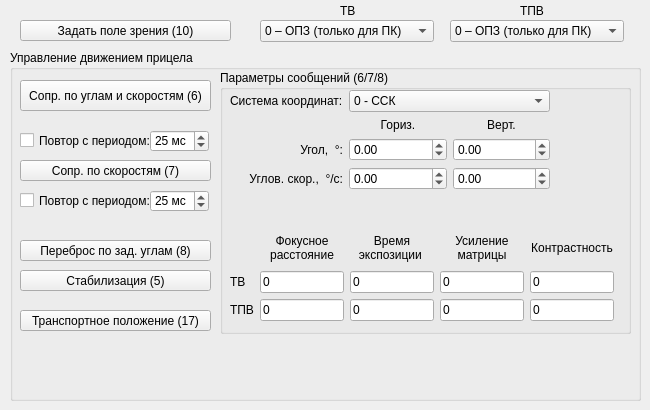
       <widget class="QWidget" name="tab">
        <attribute name="title">
         <string>Работа</string>
        </attribute>
        <widget class="QGroupBox" name="groupBox_Message6_7_8">
         <property name="geometry">
          <rect>
           <x>10</x>
           <y>50</y>
           <width>631</width>
           <height>351</height>
          </rect>
         </property>
         <property name="title">
          <string>Управление движением прицела</string>
         </property>
         <widget class="QPushButton" name="sendMessageButton_8">
          <property name="geometry">
           <rect>
            <x>10</x>
            <y>190</y>
            <width>191</width>
            <height>21</height>
           </rect>
          </property>
          <property name="text">
           <string>Переброс по зад. углам (8)</string>
          </property>
         </widget>
         <widget class="QPushButton" name="sendMessageButton_7">
          <property name="geometry">
           <rect>
            <x>10</x>
            <y>110</y>
            <width>191</width>
            <height>21</height>
           </rect>
          </property>
          <property name="text">
           <string>Сопр. по скоростям (7)</string>
          </property>
         </widget>
         <widget class="QPushButton" name="sendMessageButton_6">
          <property name="geometry">
           <rect>
            <x>10</x>
            <y>30</y>
            <width>191</width>
            <height>31</height>
           </rect>
          </property>
          <property name="text">
           <string>Сопр. по углам и скоростям (6)</string>
          </property>
         </widget>
         <widget class="QGroupBox" name="groupBox_11">
          <property name="geometry">
           <rect>
            <x>210</x>
            <y>20</y>
            <width>411</width>
            <height>264</height>
           </rect>
          </property>
          <property name="title">
           <string>Параметры сообщений (6/7/8)</string>
          </property>
          <widget class="QWidget" name="layoutWidget_2">
           <property name="geometry">
            <rect>
             <x>10</x>
             <y>20</y>
             <width>320</width>
             <height>100</height>
            </rect>
           </property>
           <layout class="QGridLayout" name="gridLayout">
            <item row="2" column="2">
             <widget class="QDoubleSpinBox" name="doubleSpinBoxVertAngle">
              <property name="decimals">
               <number>2</number>
              </property>
              <property name="minimum">
               <double>-360.000000000000000</double>
              </property>
              <property name="maximum">
               <double>360.000000000000000</double>
              </property>
              <property name="value">
               <double>0.000000000000000</double>
              </property>
             </widget>
            </item>
            <item row="3" column="2">
             <widget class="QDoubleSpinBox" name="doubleSpinBoxVertAngularVelocity">
              <property name="minimum">
               <double>-180.000000000000000</double>
              </property>
              <property name="maximum">
               <double>179.990000000000009</double>
              </property>
             </widget>
            </item>
            <item row="3" column="1">
             <widget class="QDoubleSpinBox" name="doubleSpinBoxHorAngularVelocity">
              <property name="minimum">
               <double>-180.000000000000000</double>
              </property>
              <property name="maximum">
               <double>179.990000000000009</double>
              </property>
             </widget>
            </item>
            <item row="2" column="1">
             <widget class="QDoubleSpinBox" name="doubleSpinBoxHorAngle">
              <property name="decimals">
               <number>2</number>
              </property>
              <property name="minimum">
               <double>-360.000000000000000</double>
              </property>
              <property name="maximum">
               <double>360.000000000000000</double>
              </property>
              <property name="value">
               <double>0.000000000000000</double>
              </property>
             </widget>
            </item>
            <item row="1" column="1">
             <widget class="QLabel" name="label_24">
              <property name="text">
               <string>Гориз.</string>
              </property>
              <property name="alignment">
               <set>Qt::AlignBottom|Qt::AlignHCenter</set>
              </property>
             </widget>
            </item>
            <item row="2" column="0">
             <widget class="QLabel" name="label_41">
              <property name="text">
               <string>Угол,  °:</string>
              </property>
              <property name="alignment">
               <set>Qt::AlignRight|Qt::AlignTrailing|Qt::AlignVCenter</set>
              </property>
             </widget>
            </item>
            <item row="1" column="2">
             <widget class="QLabel" name="label_25">
              <property name="text">
               <string>Верт.</string>
              </property>
              <property name="alignment">
               <set>Qt::AlignBottom|Qt::AlignHCenter</set>
              </property>
             </widget>
            </item>
            <item row="3" column="0">
             <widget class="QLabel" name="label_39">
              <property name="text">
               <string>Углов. скор.,  °/с:</string>
              </property>
              <property name="alignment">
               <set>Qt::AlignRight|Qt::AlignTrailing|Qt::AlignVCenter</set>
              </property>
             </widget>
            </item>
            <item row="0" column="1" colspan="2">
             <widget class="QComboBox" name="comboBoxCoordSystem">
              <item>
               <property name="text">
                <string>0 - ССК</string>
               </property>
              </item>
              <item>
               <property name="text">
                <string>1 - ЗСК</string>
               </property>
              </item>
             </widget>
            </item>
            <item row="0" column="0">
             <widget class="QLabel" name="label_17">
              <property name="text">
               <string>Система координат:</string>
              </property>
             </widget>
            </item>
           </layout>
          </widget>
          <widget class="QWidget" name="layoutWidget_3">
           <property name="geometry">
            <rect>
             <x>10</x>
             <y>160</y>
             <width>384</width>
             <height>91</height>
            </rect>
           </property>
           <layout class="QGridLayout" name="gridLayout_2">
            <item row="1" column="2">
             <widget class="QLineEdit" name="lineEditExpositionTimeTV">
              <property name="text">
               <string>0</string>
              </property>
             </widget>
            </item>
            <item row="0" column="1">
             <widget class="QLabel" name="label_20">
              <property name="text">
               <string>Фокусное
расстояние</string>
              </property>
              <property name="alignment">
               <set>Qt::AlignCenter</set>
              </property>
             </widget>
            </item>
            <item row="1" column="3">
             <widget class="QLineEdit" name="lineEditAmpTV">
              <property name="text">
               <string>0</string>
              </property>
             </widget>
            </item>
            <item row="1" column="0">
             <widget class="QLabel" name="label_18">
              <property name="text">
               <string>ТВ</string>
              </property>
             </widget>
            </item>
            <item row="1" column="4">
             <widget class="QLineEdit" name="lineEditContrastTV">
              <property name="text">
               <string>0</string>
              </property>
             </widget>
            </item>
            <item row="1" column="1">
             <widget class="QLineEdit" name="lineEditFocusDistanceTV">
              <property name="text">
               <string>0</string>
              </property>
             </widget>
            </item>
            <item row="0" column="2">
             <widget class="QLabel" name="label_23">
              <property name="text">
               <string>Время
экспозиции </string>
              </property>
              <property name="alignment">
               <set>Qt::AlignCenter</set>
              </property>
             </widget>
            </item>
            <item row="0" column="4">
             <widget class="QLabel" name="label_22">
              <property name="text">
               <string>Контрастность</string>
              </property>
              <property name="alignment">
               <set>Qt::AlignCenter</set>
              </property>
             </widget>
            </item>
            <item row="0" column="3">
             <widget class="QLabel" name="label_21">
              <property name="text">
               <string>Усиление
матрицы</string>
              </property>
              <property name="alignment">
               <set>Qt::AlignCenter</set>
              </property>
             </widget>
            </item>
            <item row="2" column="0">
             <widget class="QLabel" name="label_19">
              <property name="text">
               <string>ТПВ</string>
              </property>
             </widget>
            </item>
            <item row="2" column="1">
             <widget class="QLineEdit" name="lineEditFocusDistanceTHV">
              <property name="text">
               <string>0</string>
              </property>
             </widget>
            </item>
            <item row="2" column="2">
             <widget class="QLineEdit" name="lineEditExpositionTimeTHV">
              <property name="text">
               <string>0</string>
              </property>
             </widget>
            </item>
            <item row="2" column="3">
             <widget class="QLineEdit" name="lineEditAmpTHV">
              <property name="text">
               <string>0</string>
              </property>
             </widget>
            </item>
            <item row="2" column="4">
             <widget class="QLineEdit" name="lineEditContrastTHV">
              <property name="text">
               <string>0</string>
              </property>
             </widget>
            </item>
           </layout>
          </widget>
         </widget>
         <widget class="QCheckBox" name="repeat6">
          <property name="geometry">
           <rect>
            <x>10</x>
            <y>80</y>
            <width>131</width>
            <height>21</height>
           </rect>
          </property>
          <property name="text">
           <string>Повтор с периодом:</string>
          </property>
         </widget>
         <widget class="QSpinBox" name="repeatPeriod7">
          <property name="geometry">
           <rect>
            <x>140</x>
            <y>140</y>
            <width>59</width>
            <height>22</height>
           </rect>
          </property>
          <property name="suffix">
           <string> мс</string>
          </property>
          <property name="minimum">
           <number>1</number>
          </property>
          <property name="maximum">
           <number>50</number>
          </property>
          <property name="value">
           <number>25</number>
          </property>
         </widget>
         <widget class="QCheckBox" name="repeat7">
          <property name="geometry">
           <rect>
            <x>10</x>
            <y>140</y>
            <width>131</width>
            <height>21</height>
           </rect>
          </property>
          <property name="text">
           <string>Повтор с периодом:</string>
          </property>
         </widget>
         <widget class="QSpinBox" name="repeatPeriod6">
          <property name="geometry">
           <rect>
            <x>140</x>
            <y>80</y>
            <width>59</width>
            <height>22</height>
           </rect>
          </property>
          <property name="suffix">
           <string> мс</string>
          </property>
          <property name="minimum">
           <number>1</number>
          </property>
          <property name="maximum">
           <number>50</number>
          </property>
          <property name="value">
           <number>25</number>
          </property>
         </widget>
         <widget class="QPushButton" name="sendMessageButton_17">
          <property name="geometry">
           <rect>
            <x>10</x>
            <y>260</y>
            <width>191</width>
            <height>21</height>
           </rect>
          </property>
          <property name="text">
           <string>Транспортное положение (17)</string>
          </property>
         </widget>
         <widget class="QPushButton" name="sendMessageButton_5">
          <property name="geometry">
           <rect>
            <x>10</x>
            <y>220</y>
            <width>191</width>
            <height>21</height>
           </rect>
          </property>
          <property name="text">
           <string>Стабилизация (5)</string>
          </property>
         </widget>
        </widget>
        <widget class="QPushButton" name="sendMessageButton_10">
         <property name="geometry">
          <rect>
           <x>20</x>
           <y>20</y>
           <width>211</width>
           <height>21</height>
          </rect>
         </property>
         <property name="text">
          <string>Задать поле зрения (10)</string>
         </property>
        </widget>
        <widget class="QComboBox" name="comboBox10_2">
         <property name="geometry">
          <rect>
           <x>450</x>
           <y>20</y>
           <width>174</width>
           <height>22</height>
          </rect>
         </property>
         <item>
          <property name="text">
           <string>0 – ОПЗ (только для ПК)</string>
          </property>
         </item>
         <item>
          <property name="text">
           <string>1 – ШПЗ</string>
          </property>
         </item>
         <item>
          <property name="text">
           <string>2 – УПЗ</string>
          </property>
         </item>
         <item>
          <property name="text">
           <string>3 – УПЗ x2</string>
          </property>
         </item>
        </widget>
        <widget class="QLabel" name="label_9">
         <property name="geometry">
          <rect>
           <x>520</x>
           <y>0</y>
           <width>31</width>
           <height>21</height>
          </rect>
         </property>
         <property name="text">
          <string>ТПВ</string>
         </property>
        </widget>
        <widget class="QComboBox" name="comboBox10">
         <property name="geometry">
          <rect>
           <x>260</x>
           <y>20</y>
           <width>174</width>
           <height>22</height>
          </rect>
         </property>
         <item>
          <property name="text">
           <string>0 – ОПЗ (только для ПК)</string>
          </property>
         </item>
         <item>
          <property name="text">
           <string>1 – ШПЗ</string>
          </property>
         </item>
         <item>
          <property name="text">
           <string>2 – УПЗ</string>
          </property>
         </item>
         <item>
          <property name="text">
           <string>3 – УПЗ x2</string>
          </property>
         </item>
        </widget>
        <widget class="QLabel" name="label_8">
         <property name="geometry">
          <rect>
           <x>340</x>
           <y>0</y>
           <width>31</width>
           <height>21</height>
          </rect>
         </property>
         <property name="text">
          <string>ТВ</string>
         </property>
        </widget>
       </widget>
